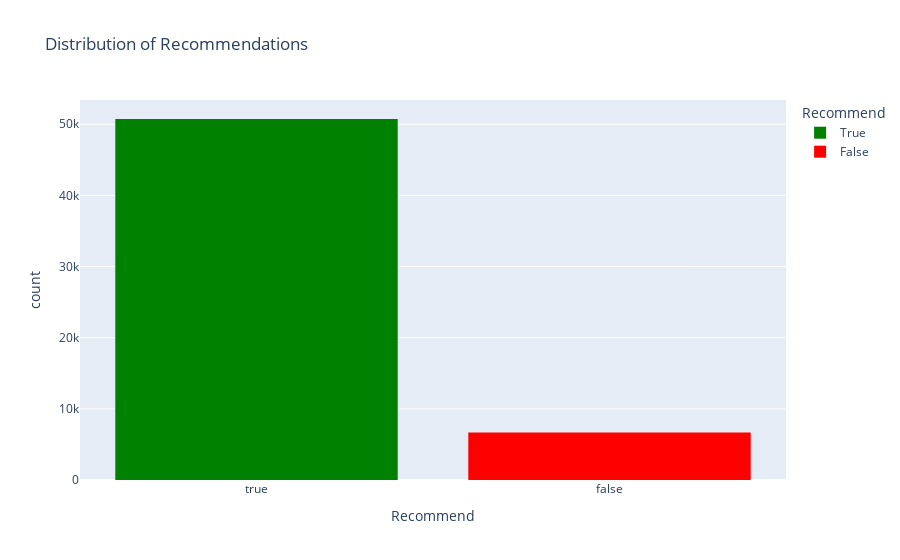

Notebook cell for this chart:
### Markdown cell above
## Exploratory Analysis:

### Code cell
fig1 = px.histogram(flat_reviews, x='recommend', color='recommend',
                    title="Distribution of Recommendations",
                    labels={'recommend': 'Recommend'},
                    color_discrete_map={True: 'green', False: 'red'})
fig1.show()

### Figure 1 — Plotly figure (JSON) as saved in the notebook; plotly's stock layout.template omitted (floating-point values rounded to 4 significant figures; data arrays with more than 128 entries replaced by an {"elided": "..."} marker saying what was removed)
{"data": [{"bingroup": "x", "hovertemplate": "Recommend=%{x}<br>count=%{y}<extra></extra>", "legendgroup": "True", "marker": {"color": "green", "pattern": {"shape": ""}}, "name": "True", "orientation": "v", "showlegend": true, "type": "histogram", "x": {"elided": "50738 bool values"}, "xaxis": "x", "yaxis": "y"}, {"bingroup": "x", "hovertemplate": "Recommend=%{x}<br>count=%{y}<extra></extra>", "legendgroup": "False", "marker": {"color": "red", "pattern": {"shape": ""}}, "name": "False", "orientation": "v", "showlegend": true, "type": "histogram", "x": {"elided": "6669 bool values"}, "xaxis": "x", "yaxis": "y"}], "layout": {"barmode": "relative", "legend": {"title": {"text": "Recommend"}, "tracegroupgap": 0}, "title": {"text": "Distribution of Recommendations"}, "xaxis": {"anchor": "y", "categoryarray": [true, false], "categoryorder": "array", "domain": [0, 1], "title": {"text": "Recommend"}}, "yaxis": {"anchor": "x", "domain": [0, 1], "title": {"text": "count"}}}}
